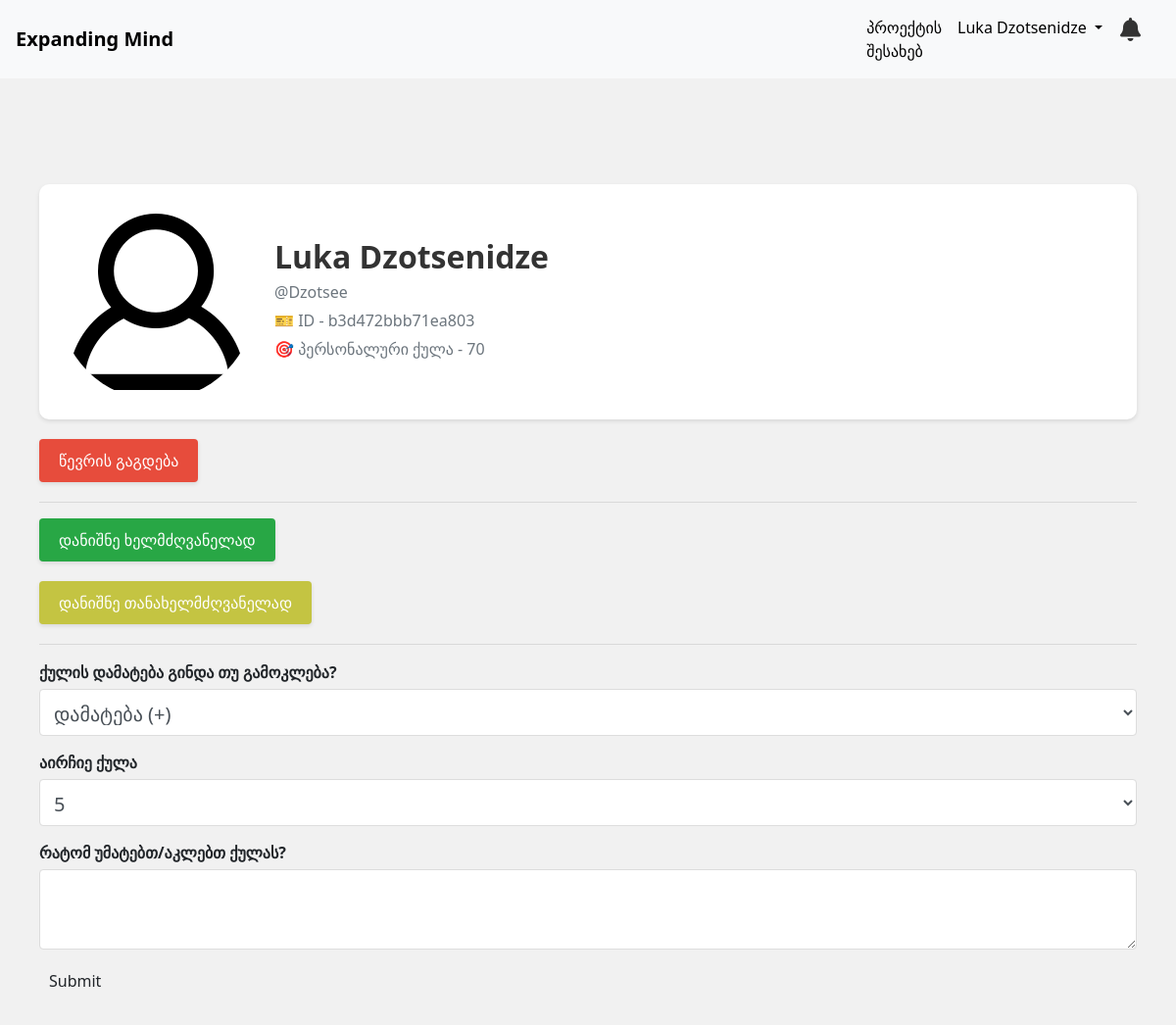
The page /groups/1/member/1 (signed in) on the database its author committed.
### main/models.py (models this page shows)
class User(db.Model, UserMixin):
    id = db.Column(db.Integer, primary_key=True)
    unique_id = db.Column(db.String(8), nullable=False, unique=True)
    firstname = db.Column(db.String(20), nullable=False)
    lastname = db.Column(db.String(30), nullable=False)
    nickname = db.Column(db.String(10))
    email = db.Column(db.String(100), unique=True, nullable=False)
    rank = db.Column(db.String(50), nullable=False, default='წევრი')
    score = db.Column(db.Integer, nullable=False, default=0)
    password = db.Column(db.String(60), nullable=False)
    is_active = db.Column(db.Boolean, default=False)
    activation_token = db.Column(db.String(32), nullable=True)
    image_file = db.Column(db.String(100), nullable=False, default='default.png')
    facebook_link = db.Column(db.String(300), nullable=False)
    in_group = db.Column(db.Boolean, default=False)
    group_id = db.Column(db.Integer, db.ForeignKey('group.id'), nullable=True)
    group = db.relationship('Group', back_populates='members')

### main/groups/routes.py (the view, shortened to what this page needs)
@groups.route('/groups/<int:id>/member/<int:member_id>', methods=['POST', 'GET'])
def member_control_panel(id, member_id):
    form = ScoreForm()
    user = User.query.get(member_id)
    group = Group.query.filter_by(id=id).first()
    try:
        page = request.args.get('page', 1, type=int)
        group_logs = GroupLogs.query.filter_by(group_id=current_user.group_id).order_by(GroupLogs.id.desc()).paginate(page=page, per_page=5)
        notification_log = NotificationLogs.query.filter_by(user_id=current_user.id).order_by(NotificationLogs.id.desc())
    except:
        None
    try:
        if current_user.unique_id == group.leader_id or (current_user.rank == 'თანახელმძღვანელი' and current_user in group.members):
            None
        else:
            flash("You are not this group's leader", 'danger')
            return redirect(url_for('groups.groups_section'))
    except AttributeError:
        flash("You are not this group's leader", 'danger')
        return redirect(url_for('groups.groups_section'))
    return render_template('personal_score_panel.html', user=user, form=form, group_logs=group_logs, notification_log=notification_log, group=group)

### main/forms.py
class ScoreForm(FlaskForm):
    add_or_subtract = SelectField('ქულის დამატება გინდა თუ გამოკლება?', choices=[(1, 'დამატება (+)'), (0, 'გამოკლება (-)')])
    score = SelectField('აირჩიე ქულა', choices=[(5, '5'), (10, '10'), (15, '15'), (20, '20'), (50, '50'), (100, '100')],
                        validators=[DataRequired()])
    description = TextAreaField('რატომ უმატებთ/აკლებთ ქულას?',
                                validators=[DataRequired(), Length(min=20, max=100)])
    submit = SubmitField('Submit')

### main/models.py (called while the page is built)
@login_manager.user_loader
def load_user(user_id):
    return User.query.get(int(user_id))

### main/templates/personal_score_panel.html (shortened to what this page needs)
{% extends "new_base.html" %}
{% block content %}
<div class="container">
    <div class="media">
        <img class="rounded-circle account-img" src="{{ url_for('static', filename='imgs/profile_pics/' + user.image_file) }}" alt="Profile Picture">
        <div class="media-body">
            <h2 class="account-heading">{{ user.firstname }} {{ user.lastname }}</h2>
            <p class="text-muted">@{{ user.nickname }}</p>
            <p class="text-muted">🎫 ID - {{ user.unique_id }}</p>
            <p class="text-muted">🎯 პერსონალური ქულა - {{ user.score }}</p>
        </div>
    </div>
    {% if current_user.unique_id == group.leader_id %}
    <form action="{{ url_for('groups.remove_member', member_id=user.id) }}" method="POST" class="form-inline">
        <button type="submit">წევრის გაგდება</button>
    </form>
    <hr>
        <div class="form-inline green">
            <button data-toggle="modal" data-target="#assignModal" type="submit">დანიშნე ხელმძღვანელად</button>
        </div>
        <div class="form-inline yellow">
            <button data-toggle="modal" data-target="#assign1Modal" type="submit">დანიშნე თანახელმძღვანელად</button>
        </div>
    {% endif %}
    <hr>
    <form method="POST" action="" enctype="multipart/form-data">
        {% for field in form if field.name != 'csrf_token' and field.name != 'submit' %}
        <div>
            {{ field.label(class="form-control-label") }}
            {{ field(class="form-control form-control-lg") }}
        </div>
        {% endfor %}
        <div>
            {{ form.submit(class="btn") }}
        </div>
    </form>
</div>
{% endblock %}

### main/templates/new_base.html (shortened to what this page needs)
<!DOCTYPE html>
<html lang="en">
<head>
    <link rel="stylesheet" href="https://cdnjs.cloudflare.com/ajax/libs/font-awesome/6.5.2/css/all.min.css" />
    <link href="https://stackpath.bootstrapcdn.com/bootstrap/4.5.2/css/bootstrap.min.css" rel="stylesheet">
</head>
<body>
    <nav class="navbar navbar-expand-lg navbar-light bg-light">
        <a class="navbar-brand" href="{{url_for('groups.groups_section')}}">Expanding Mind</a>
        <div class="collapse navbar-collapse" id="navbarNav">
            <ul class="navbar-nav ml-auto">
                {% if current_user.is_authenticated %}
                    <li class="nav-item">
                        <a class="nav-link" href="#" style="color: black;">პროექტის შესახებ</a>
                    </li>
                    <li class="nav-item dropdown">
                        <a class="nav-link dropdown-toggle" href="#" id="navbarDropdown" role="button" data-toggle="dropdown" aria-haspopup="true" aria-expanded="false">
                            {{ current_user.firstname }} {{ current_user.lastname }}
                        </a>
                    </li>
                    <li class="nav-item" style="text-align: center;">
                        <div class="notification-bar">
                            <div class="notification-icon" onclick="toggleDropdown()">
                                <i class="fa fa-bell"></i>
                            </div>
                        </div>
                    </li>
                {% endif %}
            </ul>
        </div>
    </nav>
    <div class="container mt-5">
        {% block content %}{% endblock %}
    </div>
</body>
</html>

### main/templates/new_base.html (style rules this page uses)
body { font-family: BPG; }
.navbar { background-color: #007bff; }
.navbar-brand { color: rgb(0, 0, 0) !important; font-weight: bold; }
.navbar-nav .nav-link { color: rgb(0, 0, 0) !important; }
.notification-bar { display: flex; align-items: center; padding: 10px; }
.notification-icon { margin-right: 10px; }
.notification-icon i { color: #333; font-size: 24px; cursor: pointer; }
.dropdown { position: relative; }
.btn { padding: 5px 10px; border: none; border-radius: 3px; cursor: pointer; }
a { color: rgb(22, 22, 22); }

### main/templates/personal_score_panel.html (style rules this page uses)
body { font-family: system-ui, -apple-system, BlinkMacSystemFont, 'Segoe UI', Roboto, Oxygen, Ubuntu, Cantarell, 'Open Sans', 'Helvetica Neue', sans-serif; background-color: #f1f1f1; margin: 0; padding: 0; }
.container { max-width: 1200px; margin: 20px auto; padding: 20px; }
.media { display: flex; flex-wrap: wrap; align-items: center; background: #fff; padding: 20px; border-radius: 10px; box-shadow: 0 2px 4px rgba(0, 0, 0, 0.1); margin-bottom: 20px; }
.account-img { border-radius: 50%; width: 200px; height: 200px; object-fit: cover; margin-right: 20px; }
.media-body { flex: 1; min-width: 0; }
.account-heading { font-size: 2rem; font-weight: bold; color: #333; margin: 0; }
.text-muted { color: #666; margin: 5px 0; }
.form-inline { display: flex; flex-wrap: wrap; gap: 10px; margin-bottom: 20px; }
.form-inline button { padding: 10px 20px; border: none; background-color: #e74c3c; color: white; cursor: pointer; border-radius: 4px; transition: background-color 0.3s ease; box-shadow: 0 2px 4px rgba(0, 0, 0, 0.1); }
.green button { background-color: #28a745; }
.yellow button { background-color: rgb(196, 196, 66); }
form div { margin-bottom: 15px; }
.form-control-label { display: block; font-weight: bold; margin-bottom: 5px; }
.form-control { width: 100%; padding: 10px; border: 1px solid #ddd; border-radius: 4px; box-sizing: border-box; }

### rows shown on the page
User: firstname "Luka", lastname "Dzotsenidze", image_file (placeholder picture), nickname "Dzotsee", unique_id "b3d472bbb71ea803", score "70"

### other values the page prints
{{ field.label(class="form-control-label") }} "ქულის დამატება გინდა თუ გამოკლება?" "აირჩიე ქულა" "რატომ უმატებთ/აკლებთ ქულას?"
